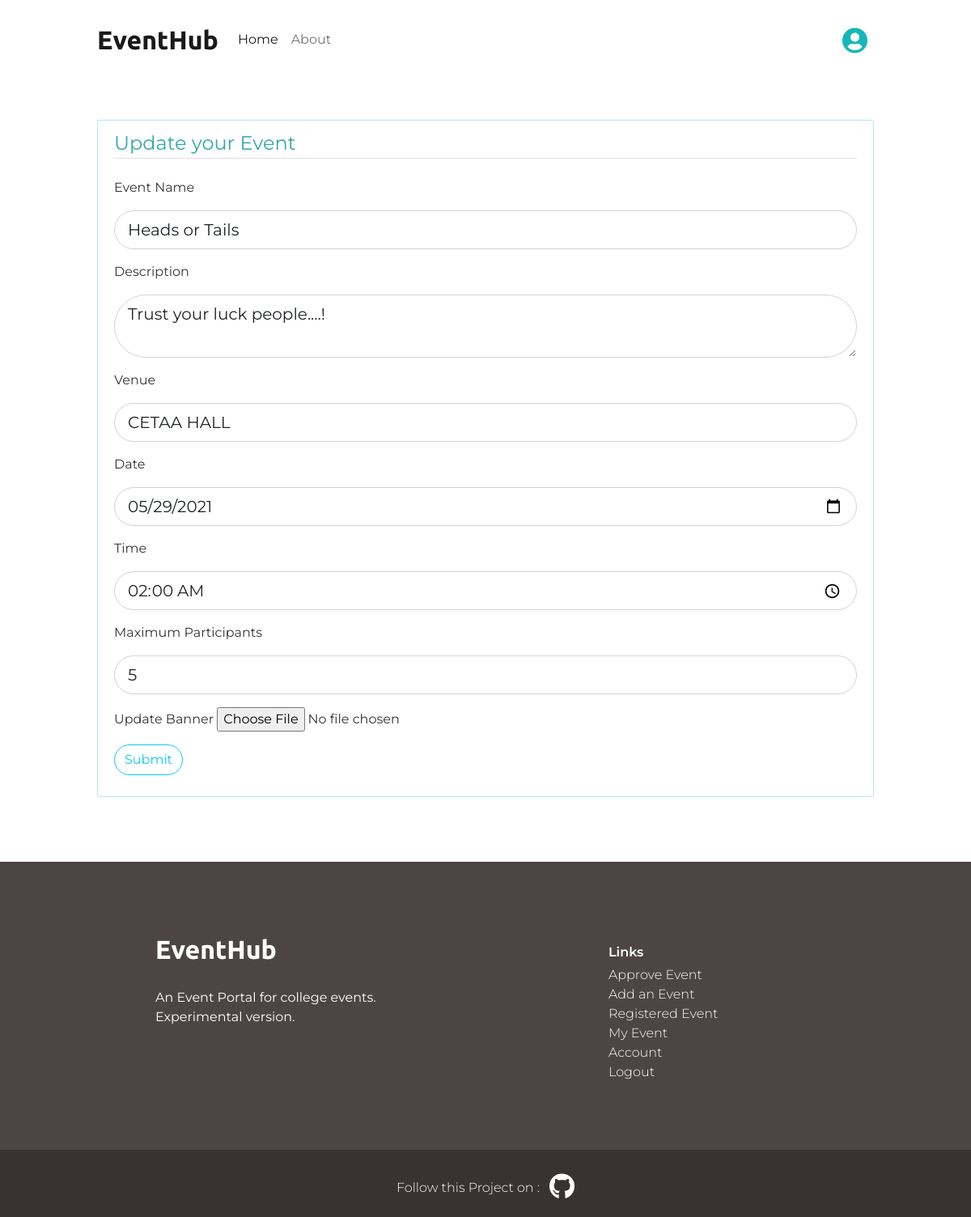
/event/14/update (signed in), run on the app's committed database.
### event/models.py (models this page shows)
class Event(db.Model):
    id = db.Column(db.Integer,primary_key = True)
    name = db.Column(db.String(1200),nullable = False)
    posted = db.Column(db.DateTime,nullable=False,default = datetime.now())
    date = db.Column(db.Date,nullable=True)
    time = db.Column(db.Time,nullable=True)
    venue = db.Column(db.String(100),nullable = True)
    description = db.Column(db.String(2000),nullable = False)
    banner = db.Column(db.String(20),nullable=True,default='default.png')
    user_id = db.Column(db.Integer,db.ForeignKey('user.id'),nullable = False)
    max = db.Column(db.Integer,nullable =True)
    is_verified =  db.Column(db.Boolean, default=False)

### event/events/routes.py (the view)
@events.route("/event/<int:event_id>/update", methods=['GET', 'POST'])
@login_required
def update_event(event_id):
    event = Event.query.get_or_404(event_id)
    if event.author != current_user:
        abort(403)
    form = EventForm()
    if form.validate_on_submit():
        event.name = form.name.data
        event.description = form.description.data
        event.venue = form.venue.data
        event.date = form.date.data
        event.time = form.time.data
        event.max = form.max.data
        event.banner = save_banner(form.banner.data)
        db.session.commit()
        flash('Your Event has been updated!', 'success')
        return redirect(url_for('events.event', event_id=event.id))
    elif request.method == 'GET':
        form.name.data = event.name
        form.description.data = event.description
        form.venue.data = event.venue
        form.date.data = event.date
        form.time.data = event.time
        form.max.data = event.max
    return render_template('create_event.html', title='Update Event',
                           form=form, legend='Update your Event')

### event/events/forms.py
class EventForm(FlaskForm):
    name = StringField('Event Name', validators=[DataRequired()])
    description = TextAreaField('Description', validators=[DataRequired()])
    venue = StringField('Venue', validators=[DataRequired()])
    date = DateField('Date', format='%Y-%m-%d', validators=[DataRequired()])
    time = TimeField('Time',validators=[DataRequired()])
    max = IntegerField('Maximum Participants',validators=[DataRequired()])
    banner =FileField('Update Banner', validators=[FileAllowed(['jpg', 'png','jpeg','jfif']),InputRequired()])
    submit = SubmitField('Submit')

### event/models.py (called while the page is built)
@login_manager.user_loader
def load_user(user_id):
    return User.query.get(int(user_id))

### event/templates/create_event.html (shortened to what this page needs)
{% extends "layout.html" %}
{% block content %}
<div class="content-section mt-3">
    <form method="POST" action="" enctype="multipart/form-data">
        <fieldset class="form-group ">
            <legend class="border-bottom mb-4">{{ legend }}</legend>
            <div class="form-group mb-3">
                {{ form.name.label(class="form-control-label mb-3") }}
                {% if form.name.errors %}
                    {{ form.name(class="form-control form-control-lg is-invalid") }}
                    <div class="invalid-feedback mb-3">
                        {% for error in form.name.errors %}
                            <span>{{ error }}</span>
                        {% endfor %}
                    </div>
                {% else %}
                    {{ form.name(class="form-control form-control-lg") }}
                {% endif %}
            </div>
            <div class="form-group mb-3">
                {{ form.description.label(class="form-control-label mb-3") }}
                {% if form.description.errors %}
                    {{ form.description(class="form-control form-control-lg is-invalid") }}
                    <div class="invalid-feedback mb-3">
                        {% for error in form.description.errors %}
                            <span>{{ error }}</span>
                        {% endfor %}
                    </div>
                {% else %}
                    {{ form.description(class="form-control form-control-lg") }}
                {% endif %}
            </div>
            <div class="form-group mb-3">
                {{ form.venue.label(class="form-control-label mb-3") }}
                {% if form.venue.errors %}
                {{ form.venue(class="form-control form-control-lg is-invalid") }}
                <div class="invalid-feedback mb-3">
                    {% for error in form.venue.errors %}
                    <span>{{ error }}</span>
                    {% endfor %}
                </div>
                {% else %}
                {{ form.venue(class="form-control form-control-lg") }}
                {% endif %}
            </div>
            <div class="form-group mb-3">
                {{ form.date.label(class="form-control-label mb-3") }}
                {% if form.date.errors %}
                {{ form.date(class="form-control form-control-lg is-invalid") }}
                <div class="invalid-feedback mb-3">
                    {% for error in form.date.errors %}
                    <span>{{ error }}</span>
                    {% endfor %}
                </div>
                {% else %}
                {{ form.date(class="form-control form-control-lg") }}
                {% endif %}
            </div>
            <div class="form-group mb-3">
                {{ form.time.label(class="form-control-label mb-3") }}
                {% if form.time.errors %}
                {{ form.time(class="form-control form-control-lg is-invalid") }}
                <div class="invalid-feedback mb-3">
                    {% for error in form.time.errors %}
                    <span>{{ error }}</span>
                    {% endfor %}
                </div>
                {% else %}
                {{ form.time(class="form-control form-control-lg") }}
                {% endif %}
            </div>
            <div class="form-group mb-3">
                {{ form.max.label(class="form-control-label mb-3") }}
                {% if form.max.errors %}
                {{ form.max(class="form-control form-control-lg is-invalid") }}
                <div class="invalid-feedback mb-3">
                    {% for error in form.max.errors %}
                    <span>{{ error }}</span>
                    {% endfor %}
                </div>
                {% else %}
                {{ form.max(class="form-control form-control-lg") }}
                {% endif %}
            </div>
            <div class="form-group mb-3">
                {{ form.banner.label() }}
                {{ form.banner(class="form-control-file") }}
            </div>
        </fieldset>
        <div class="form-group mb-3">
            {{ form.submit(class="btn btn-outline-info") }}
        </div>
    </form>
</div>
{% endblock content %}

### event/static/styles.css (style rules this page uses)
body { color: #393232; background-color: #ffffff; font-family: 'Montserrat', sans-serif; }
.content-section { background: #ffffff; padding: 10px 20px; border: 1px solid #afeaeb; border-radius: 3px; margin-bottom: 20px; }
:root { --surface-color: #fff; --curve: 40; --bg-pink: #fef8f8; --black-color:#272343; --text-color:#393232; }
body { padding-top: 120px; }
.btn { border-radius: 20px; }
.form-control { border-radius: 55px; }
.border-bottom { color:#34a8aa; }

### data on the page
Event: name "Heads or Tails", description "Trust your luck people....!", venue "CETAA HALL", date "05/29/2021", time "02:00", max "5"

### other printed values
{{ legend }} "Update your Event"
